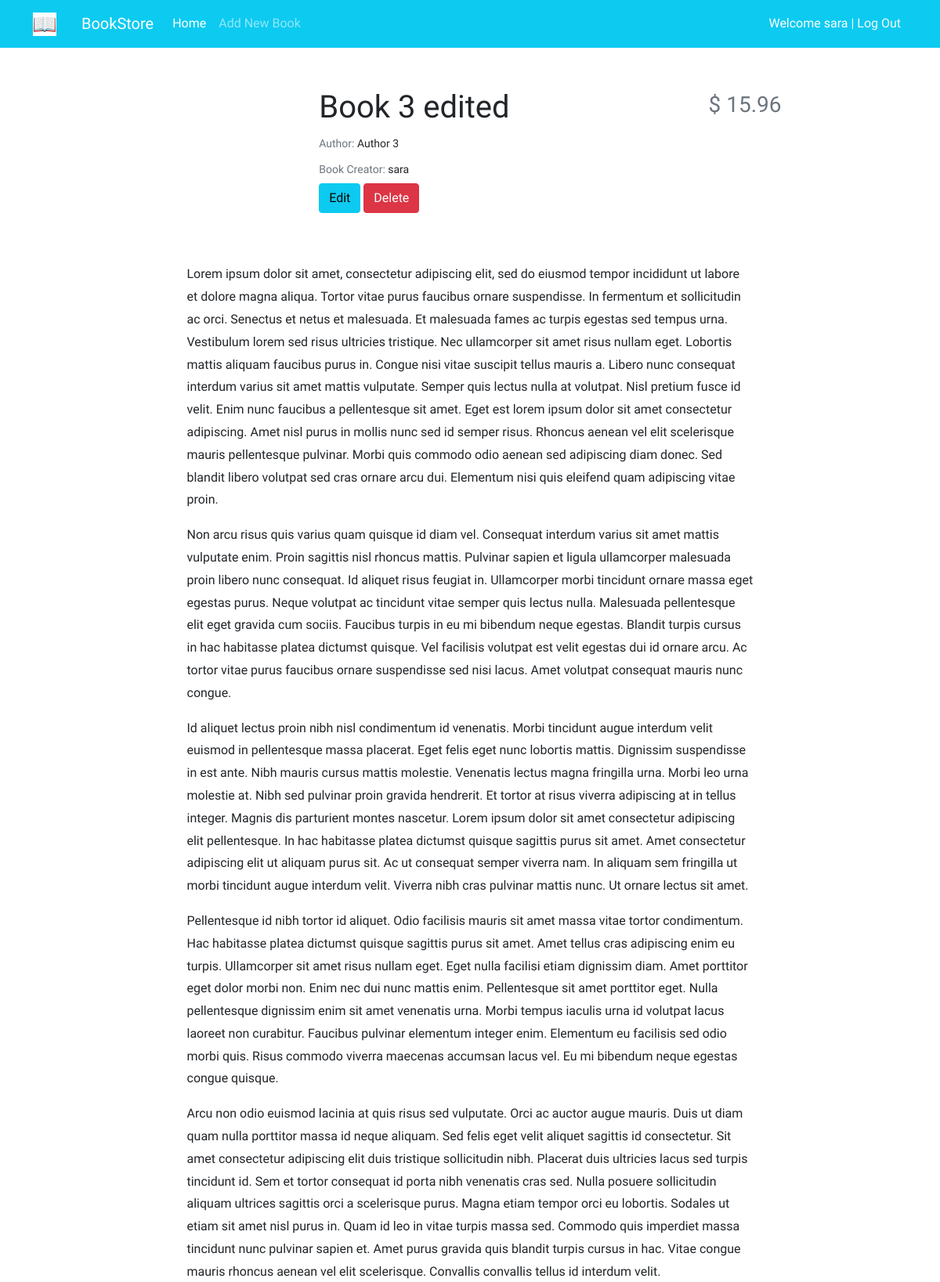
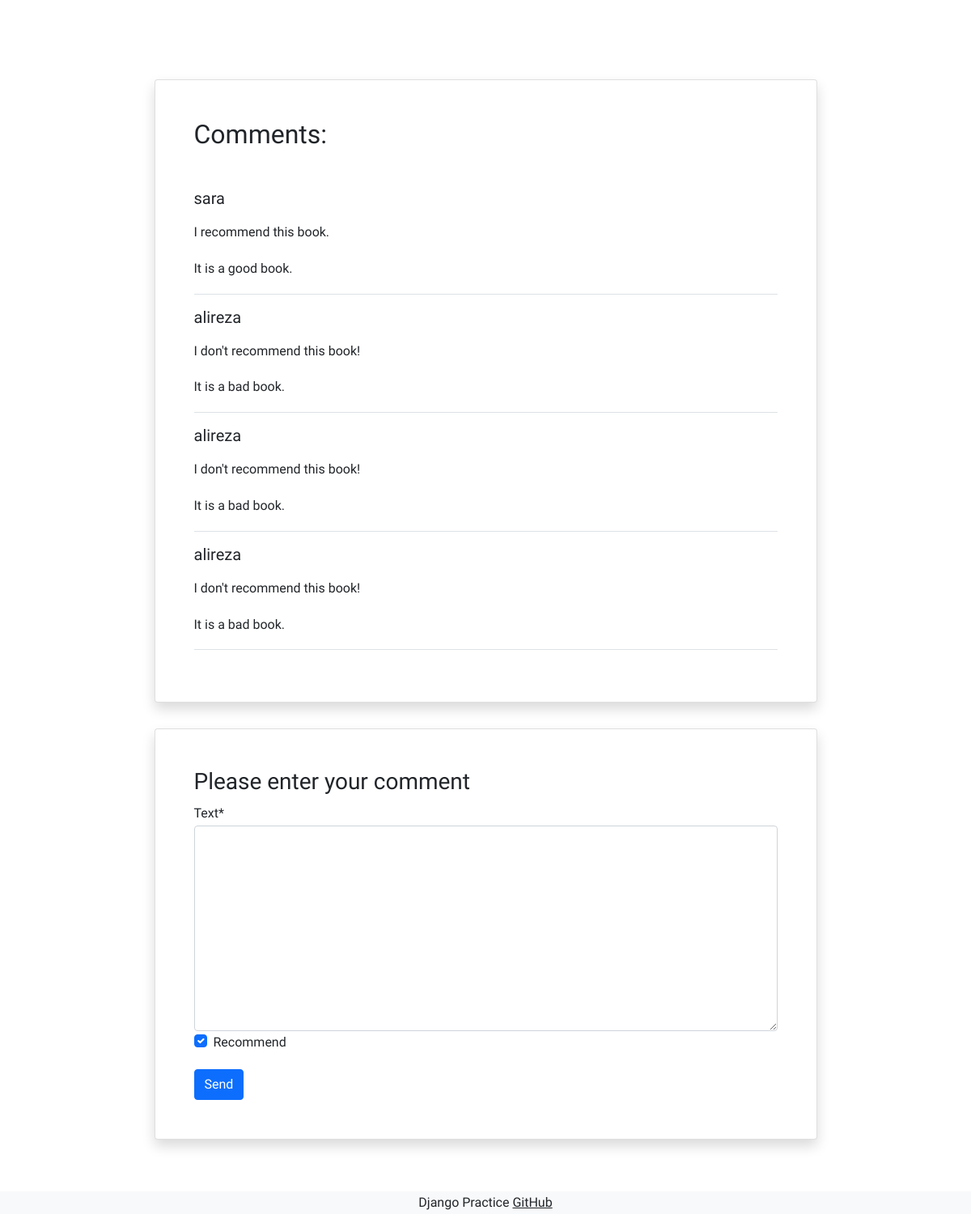
Screenshot of /books/3/ (signed in) with the database file from the repository (2 pictures, top to bottom).
### accounts/models.py (models this page shows)
class CustomUser(AbstractUser):
    age = models.PositiveIntegerField(null=True, blank=True)

### books/models.py (models this page shows, shortened)
class Book(models.Model):
    user = models.ForeignKey(get_user_model(), on_delete=models.CASCADE)
    title = models.CharField(max_length=200)
    author = models.CharField(max_length=200)
    description = models.TextField()
    price = models.DecimalField(max_digits=5, decimal_places=2)
    cover = models.ImageField(upload_to='covers/', blank=True)

class Comment(models.Model):
    user = models.ForeignKey(get_user_model(), on_delete=models.CASCADE)
    book = models.ForeignKey(Book, on_delete=models.CASCADE, related_name='comments')
    text = models.TextField()
    is_active = models.BooleanField(default=True)
    recommend = models.BooleanField(default=True)
    datetime_created = models.DateTimeField(auto_now_add=True)

### books/views.py (the view)
# urls.py: path('<int:pk>/', book_detail_view, name='book_detail'),
@login_required
def book_detail_view(request, pk):
    book = get_object_or_404(Book, pk=pk)
    book_comments = book.comments.all()
    if request.method == 'POST':
        comment_form = CommentForm(request.POST)
        if comment_form.is_valid():
            new_comment = comment_form.save(commit=False)  # commit=False => do not save in DB
            new_comment.book = book
            new_comment.user = request.user
            new_comment.save()
            comment_form = CommentForm()  # clear the form
    else:
        comment_form = CommentForm()
    return render(request, 'books/book_detail.html', {
        'book': book,
        'comments': book_comments,
        'comment_form': comment_form,
    })

### books/forms.py
class CommentForm(forms.ModelForm):
    class Meta:
        model = Comment
        fields = ('text', 'recommend')

### books/templates/books/book_detail.html (shortened to what this page needs)
{% extends '_base.html' %}
{% load crispy_forms_tags %}
{% block content %}
<div class="container mt-5">
  <div class="">
      <div class="">
          <div class="d-flex justify-content-center">
              <div class="row w-sm-75 w-100">
                  <div class="col-xs-12 col-md-3 d-flex justify-content-center">
                  </div>
                  <div class="col-xs-12 col-md-6 text-left text-md mt-md-1 mt-4">
                      <h1>{{ book.title|capfirst }}</h1>
                      <h5 class="small my-1"><span class="text-muted">Author: </span>{{ book.author }}</h5>
                      <h5 class="small my-1"><span class="text-muted">Book Creator: </span>{{ book.user.username }}</h5>
                      {% if book.user == user %}
                        <a href="{% url 'book_update' book.id %}"><button class="btn btn-info">Edit</button></a>
                        <a href="{% url 'book_delete' book.id %}"><button class="btn btn-danger">Delete</button></a>
                      {% endif %}
                  </div>
                  <div class="col-xs-12 col-md-3 d-flex flex-column">
                      <h3 class="align-self-center pt-2 text-muted align-self-md-end">
                          $ {{ book.price }}
                      </h3>
                  </div>
              </div>
          </div>
          <div class="d-flex justify-content-center">
              <div class="my-3 p-5 w-sm-75 w-100">
                {{ book.description|linebreaks }}
              </div>
          </div>
          <div class="d-flex justify-content-center">
              <div class="card shadow my-3 p-5 w-sm-75 w-100">
                  <h2 class="mb-5">Comments:</h2>
                  {% for comment in comments %}
                    {% if comment.is_active %}
                          <div class="border-bottom mb-3">
                              <h5 class="mb-3">{{ comment.user.username }}</h5>
                                {% if comment.recommend %}
                                    <p>I recommend this book.</p>
                                {% else %}
                                    <p>I don't recommend this book!</p>
                                {% endif %}
                              <p>{{ comment.text|linebreaks }}</p>
                          </div>
                    {% endif %}
                  {% endfor %}
              </div>
          </div>
          <div class="d-flex justify-content-center">
              <div class="card shadow my-3 p-5 w-sm-75 w-100">
                  <h3>Please enter your comment</h3>
                  <form method="POST">
                        {{ comment_form|crispy }}
                      <button type="submit" class="btn btn-primary mt-3">Send</button>
                  </form>
              </div>
          </div>
      </div>
  </div>
</div>
{% endblock %}

### templates/_base.html (shortened to what this page needs)
{% load static %}
<!DOCTYPE HTML PUBLIC "-//W3C//DTD HTML 4.01//EN" "http://www.w3.org/TR/html4/strict.dtd">
<html lang="en">
<head>
    <link href="https://cdn.jsdelivr.net/npm/bootstrap@5.1.3/dist/css/bootstrap.min.css" rel="stylesheet"
>
    <link rel="stylesheet" href="{% static 'css/style.css' %}">
</head>
<body>
    <nav class="navbar navbar-expand-lg navbar-dark bg-info">
        <div class="container">
            <a class="navbar-brand" href="#">
                <img src="{% static 'icons/book.png' %}" alt="" height="30"
                     class="d-inline-block align-text-top">
            </a>
            <a class="navbar-brand mx-3" href="#">BookStore</a>
            <div class="collapse navbar-collapse" id="navbarNavAltMarkup">
                <div class="navbar-nav">
                    <a class="nav-link active" aria-current="page" href="{% url 'book_list' %}">Home</a>
                    <a class="nav-link" href="{% url 'book_create' %}">Add New Book</a>
                </div>
            </div>
            <div class="mx-2 text-white">
                {% if user.is_authenticated %}
                    Welcome {{ user.username }} | <a class="link-light text-decoration-none" href="{% url 'logout' %}">Log Out</a>
                {% else %}
                    <a class="link-light text-decoration-none" href="{% url 'login' %}">Log In</a>
                    |
                    <a class="link-light text-decoration-none" href="{% url 'signup' %}">Sign Up</a>
                {% endif %}
            </div>
        </div>
    </nav>
    <div class="container">
        {% block content %}
        {% endblock %}
    </div>
    <footer class="bg-light text-center text-lg-start mt-5">
        <div class="text-center bg-grey">
            <p>Django Practice <a class="text-dark" href="https://github.com/a1364t" target="_blank">GitHub</a></p>
        </div>
    </footer>
</body>
</html>

### static/css/style.css (style rules this page uses)
* { font-family: 'Roboto', sans-serif; line-height: 1.8rem; }
@media (min-width: 576px) { .w-sm-75 { width: 75%!important; } }

### rows the page displays
CustomUser: username "sara"
Book: title "Book 3 edited", author "Author 3", user.username "sara", price "15.96", description "Lorem ipsum dolor sit amet, consectetur adipiscing elit, sed do eiusmod tempor incididunt ut labore et dolore magna aliqua. Tortor vitae purus faucibus ornare suspendisse. In fermentum et sollicitudin ac orci. Senectus et netus et malesuada. Et malesuada fames ac turpis egestas sed tempus urna. Vestibulum lorem sed risus ultricies tristique. Nec ullamcorper sit amet risus nullam eget. Lobortis mattis aliquam faucibus purus in. Congue nisi vitae suscipit tellus mauris a. Libero nunc consequat interdum varius sit amet mattis vulputate. Semper quis lectus nulla at volutpat. Nisl pretium fusce id velit. Enim nunc faucibus a pellentesque sit amet. Eget est lorem ipsum dolor sit amet consectetur…"
Comment: user.username "sara", recommend "I recommend this book.", text "It is a good book."
Comment: user.username "alireza", recommend "I don't recommend this book!", text "It is a bad book."
Comment: user.username "alireza", recommend "I don't recommend this book!", text "It is a bad book."
Comment: user.username "alireza", recommend "I don't recommend this book!", text "It is a bad book."
